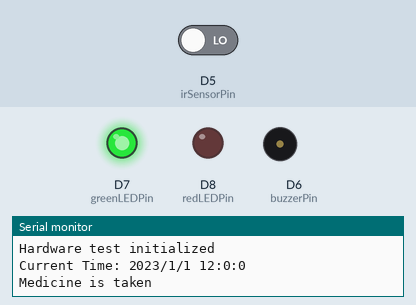
This sketch was run on a simulated ESP8266 (NodeMCU). Shown: output pins drawn as LEDs (lit = HIGH), buzzer (waves = sounding, pin HIGH), the last lines printed to the serial monitor. The test bench sets the inputs (shaded band); at power-on: D5 (irSensorPin) LOW. The local clock reads 2024-03-15 10:24:30 at power-on unless the sketch sets it.

Above: at 0.2 s.
At 30.7 s:
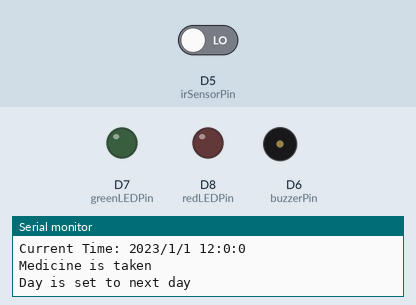
Timing chart, 0 to 79.3 s (numbered marks = the images above):
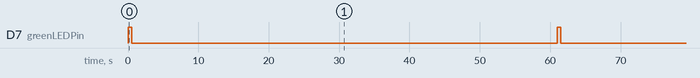

The sketch:

IOT_PORTABLE_MEDICINE_BOX_CODE.ino
```cpp
#include <Wire.h>
#include <RTClib.h>

RTC_DS3231 rtc;

const int irSensorPin = D5;
const int buzzerPin = D6;
const int greenLEDPin = D7;
const int redLEDPin = D8;

void setup() {
  Serial.begin(115200);
  Wire.begin();

  if (!rtc.begin()) {
    Serial.println("Couldn't find RTC");
    while (1);
  }

  // Set the initial time manually (year, month, day, hour, minute, second)
  rtc.adjust(DateTime(2023, 1, 1, 12, 0, 0));

  pinMode(irSensorPin, INPUT);
  pinMode(buzzerPin, OUTPUT);
  pinMode(greenLEDPin, OUTPUT);
  pinMode(redLEDPin, OUTPUT);

  Serial.println("Hardware test initialized");
}

void loop() {
  DateTime now = rtc.now();
  int currentHour = now.hour();
  int currentMinute = now.minute();
  Serial.print("Current Time: ");
  printDateTime(now);


  if (currentHour == 12 && currentMinute >= 0 && currentMinute <= 10) {
    // Medicine time
    int irSensorValue = digitalRead(irSensorPin);

    if (irSensorValue == HIGH) {
      // Hand interrupt detected, medicine taken
      Serial.println("Medicine is not taken");
       digitalWrite(buzzerPin, HIGH);  // Ring buzzer
      digitalWrite(redLEDPin, HIGH);   // Blink red LED
      delay(500);
      digitalWrite(redLEDPin, LOW);
      delay(500);
      digitalWrite(buzzerPin, LOW);

    } else {
      // Hand interrupt not detected, medicine not taken
      Serial.println("Medicine is taken");

      digitalWrite(greenLEDPin, HIGH);  // Blink green LED
      delay(500);
      digitalWrite(greenLEDPin, LOW);
      delay(500);
      Serial.println("Day is set to next day");
      delay(60000); //delay of 1 min for testing
    }
  }
}
void printDateTime(DateTime dt) {
  Serial.print(dt.year(), DEC);
  Serial.print('/');
  Serial.print(dt.month(), DEC);
  Serial.print('/');
  Serial.print(dt.day(), DEC);
  Serial.print(" ");
  Serial.print(dt.hour(), DEC);
  Serial.print(':');
  Serial.print(dt.minute(), DEC);
  Serial.print(':');
  Serial.print(dt.second(), DEC);
  Serial.println();
}
```

Measured:
- by itself, D7 (greenLEDPin): alternates HIGH for 0.50 s and LOW for 60.5 s
